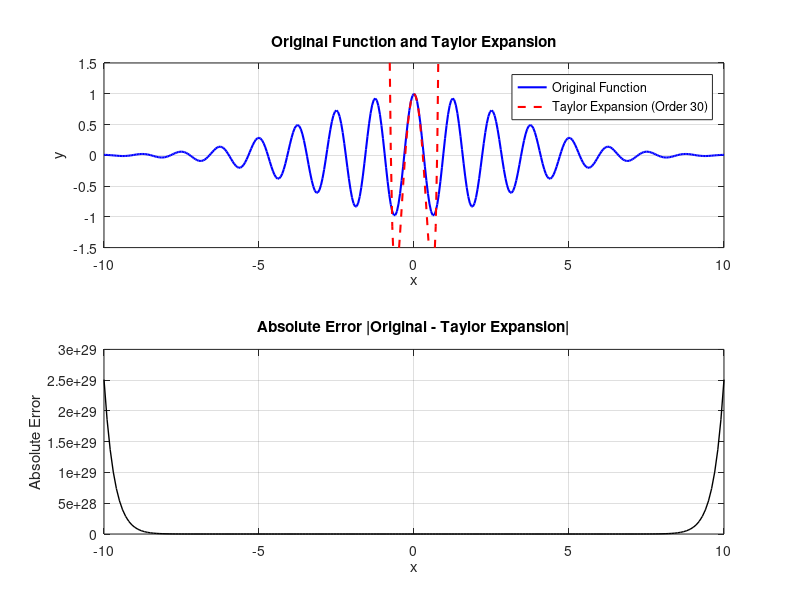

This chart was generated by the following MATLAB code: (Note: this script raises an error after producing the figure.)
% MATLAB code to plot original function, Taylor expansion, and their error
% Without using Symbolic Math Toolbox (requires pre-calculated Taylor polynomial)

% Clear workspace, command window, and close figures
clear;
clc;
close all;

% --- Define the original function using a numeric function handle ---
% This uses element-wise operators (.*, .^, etc.) which are suitable for array inputs
f_numeric = @(x) exp(-(1/20)*x.^2) .* cos(5*x);

% --- Define the Taylor series expansion (Order 30) using a numeric function handle ---
% This polynomial was PRE-CALCULATED (e.g., using Symbolic Math Toolbox or other tools)
% The function is even, so only even powers are present up to x^30.
% Coefficients obtained from Taylor expansion of exp(-x^2/20)*cos(5x) at x=0 up to order 30.
T_numeric = @(x) 1 - (251/20)*x.^2 ...
                   + (26735295125/831849344)*x.^6 ...
                   - (5347059025/6654794752)*x.^8 ...
                   + (26735295125/3327397376)*x.^10 ...
                   - (5347059025/13309589504)*x.^12 ...
                   + (26735295125/6654794752)*x.^14 ...
                   - (5347059025/26619179008)*x.^16 ...
                   + (26735295125/13309589504)*x.^18 ...
                   - (5347059025/53238358016)*x.^20 ...
                   + (26735295125/26619179008)*x.^22 ...
                   - (5347059025/106476716032)*x.^24 ...
                   + (26735295125/53238358016)*x.^26 ...
                   - (5347059025/212953432064)*x.^28 ...
                   + (26735295125/106476716032)*x.^30;

taylor_order = 30; % Keep this for display purposes in titles/legends

% --- Plotting Part 1: Original Function and Taylor Expansion ---
% Define the x-range and step size for the first plot
x1 = -10:0.05:10;

% Evaluate the functions numerically
y_orig1 = f_numeric(x1);
y_taylor1 = T_numeric(x1);

% Create a figure and the first subplot
figure; % Create a new figure window
subplot(2,1,1); % Create a 2x1 grid of subplots, select the first one

% Plot the original function and the Taylor expansion
plot(x1, y_orig1, 'b-', 'LineWidth', 1.5, 'DisplayName', 'Original Function');
hold on; % Keep the current plot active to add more plots
plot(x1, y_taylor1, 'r--', 'LineWidth', 1.5, 'DisplayName', sprintf('Taylor Expansion (Order %d)', taylor_order));
hold off; % Release the plot hold

% Add title, labels, and legend for the first subplot
title('Original Function and Taylor Expansion');
xlabel('x');
ylabel('y');
legend('show');
grid on;
xlim([-10, 10]); % Ensure x-axis limits are exactly [-10, 10]
ylim([-1.5, 1.5]); % Adjust y-axis limits if needed based on the function behavior

% --- Plotting Part 2: Error between the two functions ---
% Define the x-range and step size for the second plot
x2 = -10:0.1:10;

% Evaluate the functions numerically for the second x-range
y_orig2 = f_numeric(x2);
y_taylor2 = T_numeric(x2);

% Calculate the absolute error
error_val = abs(y_orig2 - y_taylor2);

% Select the second subplot
subplot(2,1,2); % Select the second plot in the 2x1 grid

% Plot the absolute error
plot(x2, error_val, 'k-', 'LineWidth', 1); % Black solid line for error
% semilogy(x2, error_val, 'k-', 'LineWidth', 1); % Uncomment this line to use a logarithmic y-axis for error

% Add title, labels for the second subplot
title('Absolute Error |Original - Taylor Expansion|');
xlabel('x');
ylabel('Absolute Error');
grid on;
xlim([-10, 10]); % Ensure x-axis limits are exactly [-10, 10]
% ylim([0, max(error_val)*1.1]); % Adjust y-axis limit based on calculated error

% Optional: Add a super title to the figure
sgtitle(sprintf('Function and Taylor Expansion vs. Error (Order %d)', taylor_order));
